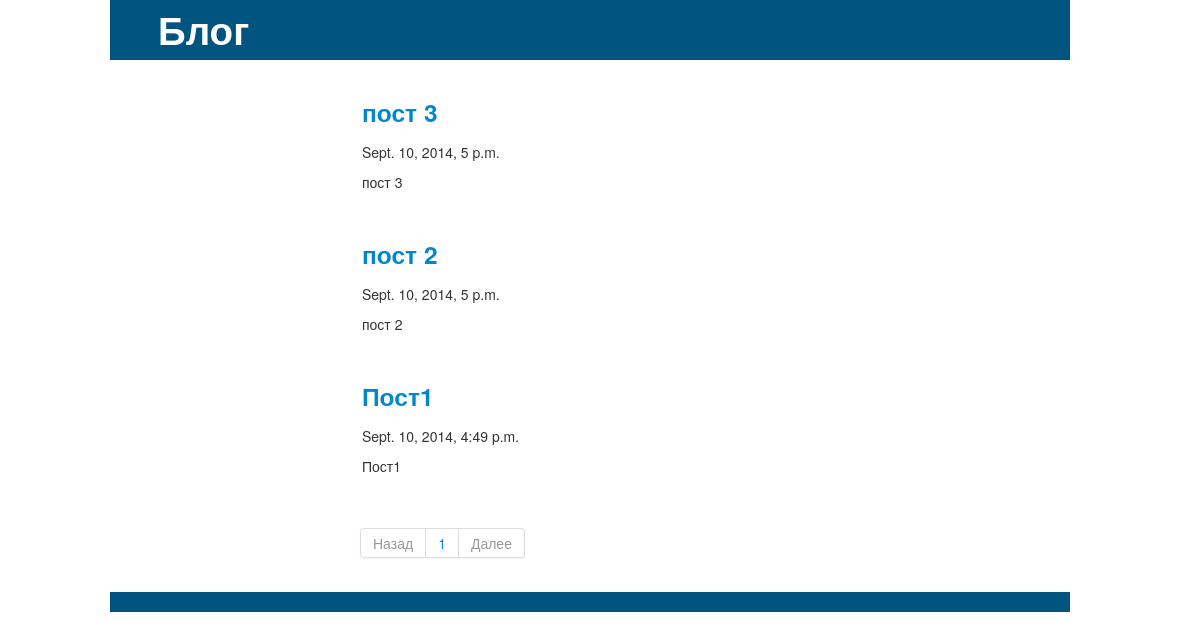
The page /blog/ on the database as committed earlier.
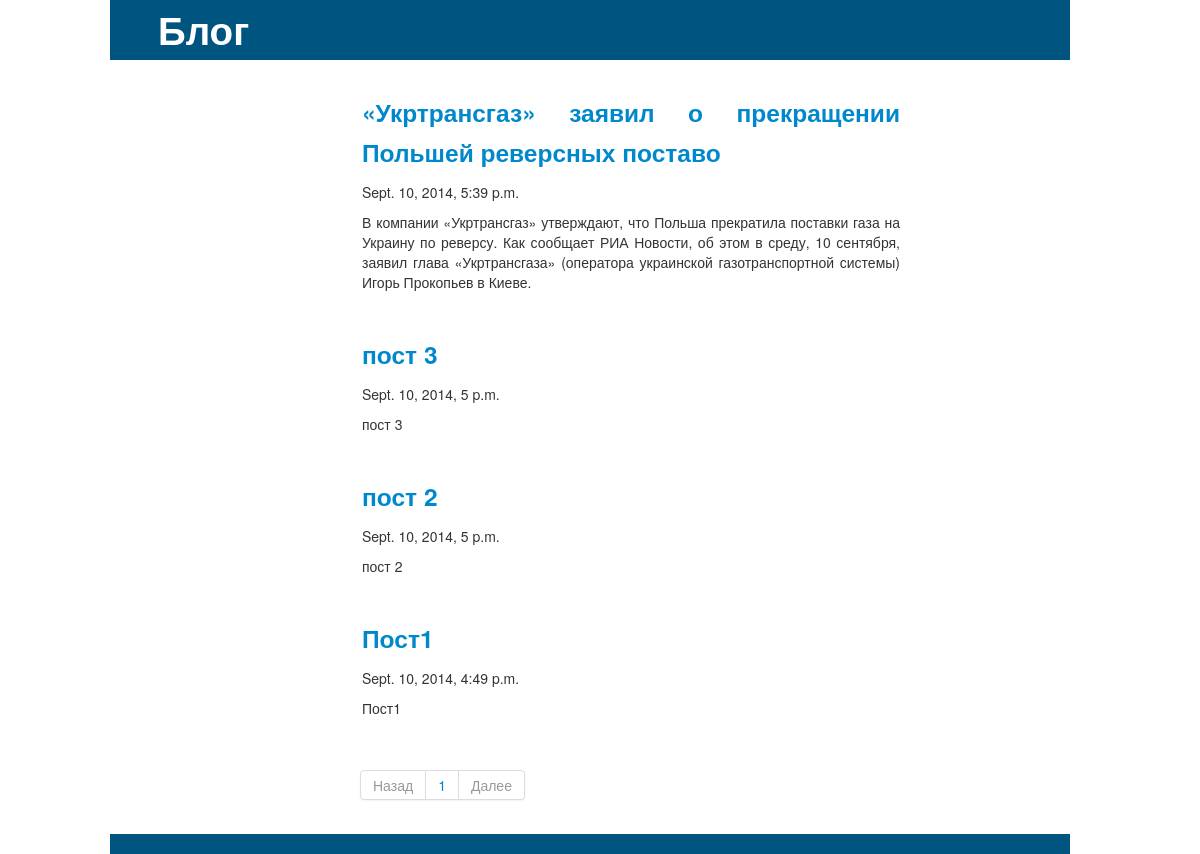
The same page on the database as committed later.
### blog/models.py (models this page shows, shortened)
class Post(models.Model):
    title = models.CharField(max_length=60)
    text = models.TextField()
    pub_date = models.DateTimeField('date published')
    def announcer(self):
        num = 300
        try:
            num = self.text[:num].rindex(u'.')
        except: num = (len(self.text) if len(self.text) < num else num)
        return self.text[:num+1]

### blog/views.py (the view)
def main(request):
    full_post_list = Post.objects.all().order_by("-pub_date")
    paginator = Paginator(full_post_list, 10)
    try:
    	page = request.GET.get('page')
    except ValueError: page = 1
    try:
        full_post_list = paginator.page(page)
    except (InvalidPage, EmptyPage):
        full_post_list = paginator.page(paginator.num_pages)
    template = loader.get_template('blog/index.html')
    return render(request, 'blog/index.html', {
		'full_post_list': full_post_list,
		'page_range': paginator.page_range,
		'error_message': "Something gone wrong.",
		})

### blog/templates/blog/index.html (shortened to what this page needs)
<!DOCTYPE html>
<html>
    <head>
        {% load staticfiles %}
        <link href="{% static 'blog/bootstrap/css/bootstrap.min.css' %}" rel="stylesheet" media="screen">
        <link href="{% static 'blog/style/style.css' %}" rel="stylesheet" media="screen">
    </head>
    <body>
        <div class="container">
            <div class="row" id="header">
                <h1>
                    <div id="title">Блог</div>
                </h1>
            </div>
            <div class="row" id="content">
                <div class="span3 sidebar">
                </div>
                <div class="span9">
                    <div class="row posts">
                        <div class="span7">
                        {% for post in full_post_list.object_list %}
                            <div class="row posts">
                                <h3>
                                <a href="{% url 'blog:detail' post.id %}">{{ post.title }}</a>
                                </h3>
                                <p>{{ post.pub_date }}</p>
                                <p>{{ post.announcer}}</p>
                            </div>
                        {% endfor %}
                        </div>
                    </div>
                    <div class="pagination">
                        <ul>
                            {% if full_post_list.has_previous %}
                                <li><a href="?page={{ full_post_list.previous_page_number }}">Назад</a></li>
                            {% else %}
                                <li class="disabled"><a href="">Назад</a></li>
                            {% endif %}
                            {% for page in page_range %}
                            <li><a href="?page={{page}}">{{page}}</a></li>
                            {% endfor %}
                            {% if full_post_list.has_next %}
                                <li><a href="?page={{ full_post_list.next_page_number }}">Далее</a></li>
                            {% else %}
                                <li class="disabled"><a href="">Далее</a></li>
                            {% endif %}
                        </ul>
                    </div>
                </div>
            </div>
            <div class="row" id="footer">
                <div class="span12"></div>
            </div>
        </div>
    </body>
</html>

Rows that differ between the two databases and show on the page:
added Post: title "«Укртрансгаз» заявил о прекращении Польшей реверсных поставо", pub_date "Sept. 10, 2014, 5:39 p.m.", announcer "В компании «Укртрансгаз» утверждают, что Польша прекратила поставки газа на Украину по реверсу. Как сообщает РИА Новости, об этом в среду, 10 сентября, заявил глава «Укртрансгаза» (оператора украинской газотранспортной системы) Игорь Прокопьев в Киеве."
